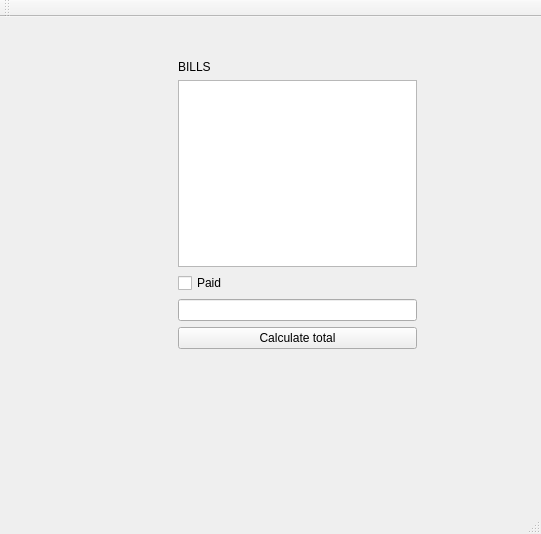
<?xml version="1.0" encoding="UTF-8"?>
<ui version="4.0">
 <class>billsClass</class>
 <widget class="QMainWindow" name="billsClass">
  <property name="geometry">
   <rect>
    <x>0</x>
    <y>0</y>
    <width>541</width>
    <height>534</height>
   </rect>
  </property>
  <property name="windowTitle">
   <string>bills</string>
  </property>
  <widget class="QWidget" name="centralWidget">
   <widget class="QWidget" name="widget" native="true">
    <property name="geometry">
     <rect>
      <x>60</x>
      <y>30</y>
      <width>441</width>
      <height>361</height>
     </rect>
    </property>
    <widget class="QWidget" name="">
     <property name="geometry">
      <rect>
       <x>107</x>
       <y>2</y>
       <width>261</width>
       <height>331</height>
      </rect>
     </property>
     <layout class="QVBoxLayout" name="verticalLayout_2">
      <item>
       <widget class="QLabel" name="Bills">
        <property name="font">
         <font/>
        </property>
        <property name="text">
         <string>BILLS</string>
        </property>
       </widget>
      </item>
      <item>
       <widget class="QListWidget" name="BillsList"/>
      </item>
      <item>
       <widget class="QCheckBox" name="isPaid">
        <property name="text">
         <string>Paid</string>
        </property>
       </widget>
      </item>
      <item>
       <widget class="QLineEdit" name="inputName"/>
      </item>
      <item>
       <widget class="QPushButton" name="CalculateTotal">
        <property name="text">
         <string>Calculate total</string>
        </property>
       </widget>
      </item>
      <item>
       <widget class="QLabel" name="resultLabel">
        <property name="text">
         <string/>
        </property>
       </widget>
      </item>
     </layout>
    </widget>
   </widget>
  </widget>
  <widget class="QMenuBar" name="menuBar">
   <property name="geometry">
    <rect>
     <x>0</x>
     <y>0</y>
     <width>541</width>
     <height>21</height>
    </rect>
   </property>
  </widget>
  <widget class="QToolBar" name="mainToolBar">
   <attribute name="toolBarArea">
    <enum>TopToolBarArea</enum>
   </attribute>
   <attribute name="toolBarBreak">
    <bool>false</bool>
   </attribute>
  </widget>
  <widget class="QStatusBar" name="statusBar"/>
 </widget>
 <layoutdefault spacing="6" margin="11"/>
 <resources>
  <include location="bills.qrc"/>
 </resources>
 <connections/>
</ui>
